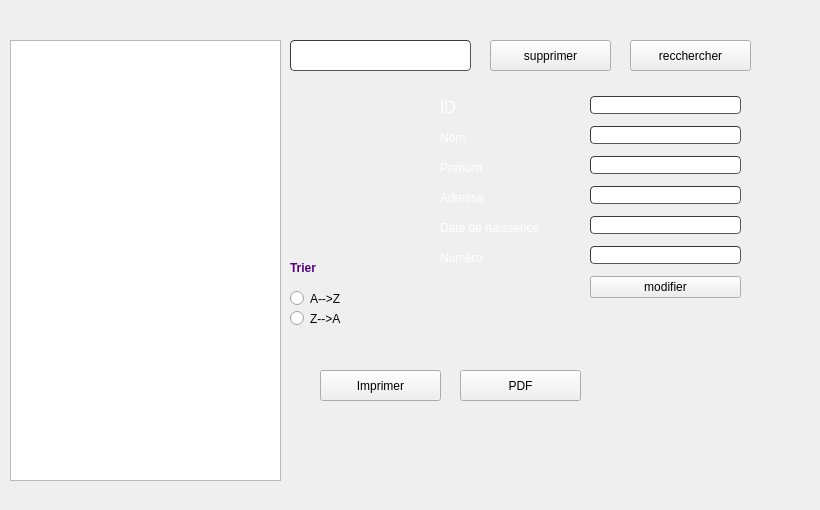
     <widget class="QWidget" name="afficher">
      <attribute name="title">
       <string>liste des employés</string>
      </attribute>
      <widget class="QTableView" name="tableView_empl">
       <property name="geometry">
        <rect>
         <x>10</x>
         <y>40</y>
         <width>271</width>
         <height>441</height>
        </rect>
       </property>
      </widget>
      <widget class="QPushButton" name="pushButton_2">
       <property name="geometry">
        <rect>
         <x>490</x>
         <y>40</y>
         <width>121</width>
         <height>31</height>
        </rect>
       </property>
       <property name="text">
        <string>supprimer</string>
       </property>
       <property name="icon">
        <iconset resource="ressources.qrc">
         <normaloff>:/img/ressources/127960661_183172423452732_4500599527248670551_n.png</normaloff>:/img/ressources/127960661_183172423452732_4500599527248670551_n.png</iconset>
       </property>
      </widget>
      <widget class="QLineEdit" name="lineEdit_7">
       <property name="geometry">
        <rect>
         <x>290</x>
         <y>40</y>
         <width>181</width>
         <height>31</height>
        </rect>
       </property>
       <property name="styleSheet">
        <string notr="true">border-width: 1px; border-radius: 4px;
color: rgb(255, 255, 255);
	border-color: rgb(58, 58, 58);
	border-style: inset;
	padding: 0 8px;

	selection-background-color: rgb(187, 187, 187);
	selection-color: rgb(60, 63, 65);</string>
       </property>
       <property name="placeholderText">
        <string>recherche/supprimer</string>
       </property>
      </widget>
      <widget class="QWidget" name="verticalLayoutWidget">
       <property name="geometry">
        <rect>
         <x>580</x>
         <y>80</y>
         <width>171</width>
         <height>239</height>
        </rect>
       </property>
       <layout class="QVBoxLayout" name="verticalLayout" stretch="0,0,0,0,0,0,0">
        <property name="leftMargin">
         <number>10</number>
        </property>
        <property name="topMargin">
         <number>10</number>
        </property>
        <property name="rightMargin">
         <number>10</number>
        </property>
        <property name="bottomMargin">
         <number>10</number>
        </property>
        <item>
         <widget class="QLineEdit" name="lineEdit_16">
          <property name="styleSheet">
           <string notr="true">border-width: 1px; border-radius: 4px;
color: rgb(255, 255, 255);
	border-color: rgb(58, 58, 58);
	border-style: inset;
	padding: 0 8px;

	selection-background-color: rgb(187, 187, 187);
	selection-color: rgb(60, 63, 65);</string>
          </property>
          <property name="placeholderText">
           <string>ID (de 6 chiffres)</string>
          </property>
         </widget>
        </item>
        <item>
         <widget class="QLineEdit" name="lineEdit_17">
          <property name="styleSheet">
           <string notr="true">border-width: 1px; border-radius: 4px;
color: rgb(255, 255, 255);
	border-color: rgb(58, 58, 58);
	border-style: inset;
	padding: 0 8px;

	selection-background-color: rgb(187, 187, 187);
	selection-color: rgb(60, 63, 65);</string>
          </property>
          <property name="placeholderText">
           <string>NOM</string>
          </property>
         </widget>
        </item>
        <item>
         <widget class="QLineEdit" name="lineEdit_18">
          <property name="styleSheet">
           <string notr="true">border-width: 1px; border-radius: 4px;
color: rgb(255, 255, 255);
	border-color: rgb(58, 58, 58);
	border-style: inset;
	padding: 0 8px;

	selection-background-color: rgb(187, 187, 187);
	selection-color: rgb(60, 63, 65);</string>
          </property>
          <property name="placeholderText">
           <string>PRENOM</string>
          </property>
         </widget>
        </item>
        <item>
         <widget class="QLineEdit" name="lineEdit_19">
          <property name="styleSheet">
           <string notr="true">border-width: 1px; border-radius: 4px;
color: rgb(255, 255, 255);
	border-color: rgb(58, 58, 58);
	border-style: inset;
	padding: 0 8px;

	selection-background-color: rgb(187, 187, 187);
	selection-color: rgb(60, 63, 65);</string>
          </property>
          <property name="placeholderText">
           <string>ADRESSE</string>
          </property>
         </widget>
        </item>
        <item>
         <widget class="QLineEdit" name="lineEdit_20">
          <property name="styleSheet">
           <string notr="true">border-width: 1px; border-radius: 4px;
color: rgb(255, 255, 255);
	border-color: rgb(58, 58, 58);
	border-style: inset;
	padding: 0 8px;

	selection-background-color: rgb(187, 187, 187);
	selection-color: rgb(60, 63, 65);</string>
          </property>
          <property name="placeholderText">
           <string>DD/MM/YYYY</string>
          </property>
         </widget>
        </item>
        <item>
         <widget class="QLineEdit" name="lineEdit_21">
          <property name="styleSheet">
           <string notr="true">border-width: 1px; border-radius: 4px;
color: rgb(255, 255, 255);
	border-color: rgb(58, 58, 58);
	border-style: inset;
	padding: 0 8px;

	selection-background-color: rgb(187, 187, 187);
	selection-color: rgb(60, 63, 65);</string>
          </property>
          <property name="placeholderText">
           <string>NUMERO</string>
          </property>
         </widget>
        </item>
        <item>
         <widget class="QPushButton" name="pushButton_modif">
          <property name="text">
           <string>modifier</string>
          </property>
          <property name="icon">
           <iconset resource="ressources.qrc">
            <normaloff>:/img/ressources/128586817_297996038251568_153686129387149344_n.png</normaloff>:/img/ressources/128586817_297996038251568_153686129387149344_n.png</iconset>
          </property>
         </widget>
        </item>
       </layout>
      </widget>
      <widget class="QPushButton" name="pushButton_modi">
       <property name="geometry">
        <rect>
         <x>630</x>
         <y>40</y>
         <width>121</width>
         <height>31</height>
        </rect>
       </property>
       <property name="text">
        <string>recchercher</string>
       </property>
       <property name="icon">
        <iconset resource="ressources.qrc">
         <normaloff>:/img/ressources/icons8-google-web-recherche-50.png</normaloff>:/img/ressources/icons8-google-web-recherche-50.png</iconset>
       </property>
      </widget>
      <widget class="QLabel" name="label_14">
       <property name="geometry">
        <rect>
         <x>440</x>
         <y>90</y>
         <width>121</width>
         <height>36</height>
        </rect>
       </property>
       <property name="font">
        <font>
         <family>MS Shell Dlg 2</family>
         <pointsize>11</pointsize>
         <weight>9</weight>
         <italic>false</italic>
         <bold>false</bold>
        </font>
       </property>
       <property name="styleSheet">
        <string notr="true">font: 75 11pt &quot;MS Shell Dlg 2&quot;;</string>
       </property>
       <property name="text">
        <string>&lt;html&gt;&lt;head/&gt;&lt;body&gt;&lt;p&gt;&lt;span style=&quot; font-size:12pt; font-weight:400; color:#ffffff;&quot;&gt;ID&lt;/span&gt;&lt;/p&gt;&lt;/body&gt;&lt;/html&gt;</string>
       </property>
      </widget>
      <widget class="QLabel" name="label_15">
       <property name="geometry">
        <rect>
         <x>440</x>
         <y>120</y>
         <width>121</width>
         <height>36</height>
        </rect>
       </property>
       <property name="styleSheet">
        <string notr="true">font: 75 11pt &quot;MS Shell Dlg 2&quot;;</string>
       </property>
       <property name="text">
        <string>&lt;html&gt;&lt;head/&gt;&lt;body&gt;&lt;p&gt;&lt;span style=&quot; font-weight:400; color:#ffffff;&quot;&gt;Nom&lt;/span&gt;&lt;/p&gt;&lt;/body&gt;&lt;/html&gt;</string>
       </property>
      </widget>
      <widget class="QLabel" name="label_16">
       <property name="geometry">
        <rect>
         <x>440</x>
         <y>150</y>
         <width>121</width>
         <height>36</height>
        </rect>
       </property>
       <property name="styleSheet">
        <string notr="true">font: 75 11pt &quot;MS Shell Dlg 2&quot;;</string>
       </property>
       <property name="text">
        <string>&lt;html&gt;&lt;head/&gt;&lt;body&gt;&lt;p&gt;&lt;span style=&quot; font-weight:400; color:#ffffff;&quot;&gt;Prenom&lt;/span&gt;&lt;/p&gt;&lt;/body&gt;&lt;/html&gt;</string>
       </property>
      </widget>
      <widget class="QLabel" name="label_17">
       <property name="geometry">
        <rect>
         <x>440</x>
         <y>180</y>
         <width>121</width>
         <height>36</height>
        </rect>
       </property>
       <property name="styleSheet">
        <string notr="true">font: 75 11pt &quot;MS Shell Dlg 2&quot;;</string>
       </property>
       <property name="text">
        <string>&lt;html&gt;&lt;head/&gt;&lt;body&gt;&lt;p&gt;&lt;span style=&quot; font-weight:400; color:#ffffff;&quot;&gt;Adresse&lt;/span&gt;&lt;/p&gt;&lt;/body&gt;&lt;/html&gt;</string>
       </property>
      </widget>
      <widget class="QLabel" name="label_18">
       <property name="geometry">
        <rect>
         <x>440</x>
         <y>210</y>
         <width>141</width>
         <height>36</height>
        </rect>
       </property>
       <property name="styleSheet">
        <string notr="true">font: 75 11pt &quot;MS Shell Dlg 2&quot;;</string>
       </property>
       <property name="text">
        <string>&lt;html&gt;&lt;head/&gt;&lt;body&gt;&lt;p&gt;&lt;span style=&quot; font-weight:400; color:#ffffff;&quot;&gt;Date de naissence&lt;/span&gt;&lt;/p&gt;&lt;/body&gt;&lt;/html&gt;</string>
       </property>
      </widget>
      <widget class="QLabel" name="label_19">
       <property name="geometry">
        <rect>
         <x>440</x>
         <y>240</y>
         <width>131</width>
         <height>36</height>
        </rect>
       </property>
       <property name="styleSheet">
        <string notr="true">font: 75 11pt &quot;MS Shell Dlg 2&quot;;</string>
       </property>
       <property name="text">
        <string>&lt;html&gt;&lt;head/&gt;&lt;body&gt;&lt;p&gt;&lt;span style=&quot; font-weight:400; color:#ffffff;&quot;&gt;Numéro&lt;/span&gt;&lt;/p&gt;&lt;/body&gt;&lt;/html&gt;</string>
       </property>
      </widget>
      <widget class="QRadioButton" name="radioButton">
       <property name="geometry">
        <rect>
         <x>290</x>
         <y>290</y>
         <width>82</width>
         <height>17</height>
        </rect>
       </property>
       <property name="text">
        <string>A--&gt;Z</string>
       </property>
      </widget>
      <widget class="QRadioButton" name="radioButton_2">
       <property name="geometry">
        <rect>
         <x>290</x>
         <y>310</y>
         <width>82</width>
         <height>17</height>
        </rect>
       </property>
       <property name="text">
        <string>Z--&gt;A</string>
       </property>
      </widget>
      <widget class="QLabel" name="label_20">
       <property name="geometry">
        <rect>
         <x>290</x>
         <y>250</y>
         <width>121</width>
         <height>36</height>
        </rect>
       </property>
       <property name="styleSheet">
        <string notr="true">font: 75 11pt &quot;MS Shell Dlg 2&quot;;</string>
       </property>
       <property name="text">
        <string>&lt;html&gt;&lt;head/&gt;&lt;body&gt;&lt;p&gt;&lt;span style=&quot; font-weight:600; color:#55007f;&quot;&gt;Trier&lt;/span&gt;&lt;/p&gt;&lt;/body&gt;&lt;/html&gt;</string>
       </property>
      </widget>
      <widget class="QPushButton" name="pushButton_imprimer">
       <property name="geometry">
        <rect>
         <x>320</x>
         <y>370</y>
         <width>121</width>
         <height>31</height>
        </rect>
       </property>
       <property name="text">
        <string>Imprimer</string>
       </property>
       <property name="icon">
        <iconset resource="ressources.qrc">
         <normaloff>:/img/ressources/128411451_681880159137485_1506548420732995776_n.png</normaloff>:/img/ressources/128411451_681880159137485_1506548420732995776_n.png</iconset>
       </property>
      </widget>
      <widget class="QPushButton" name="pushButton_pdf">
       <property name="geometry">
        <rect>
         <x>460</x>
         <y>370</y>
         <width>121</width>
         <height>31</height>
        </rect>
       </property>
       <property name="text">
        <string>PDF</string>
       </property>
       <property name="icon">
        <iconset resource="ressources.qrc">
         <normaloff>:/img/ressources/pngegg.png</normaloff>:/img/ressources/pngegg.png</iconset>
       </property>
      </widget>
      <widget class="QLabel" name="label_8">
       <property name="geometry">
        <rect>
         <x>0</x>
         <y>0</y>
         <width>811</width>
         <height>501</height>
        </rect>
       </property>
       <property name="text">
        <string/>
       </property>
       <property name="pixmap">
        <pixmap>../../../employee-engagement.jpg</pixmap>
       </property>
      </widget>
      <zorder>label_8</zorder>
      <zorder>tableView_empl</zorder>
      <zorder>pushButton_2</zorder>
      <zorder>lineEdit_7</zorder>
      <zorder>verticalLayoutWidget</zorder>
      <zorder>pushButton_modi</zorder>
      <zorder>label_14</zorder>
      <zorder>label_15</zorder>
      <zorder>label_16</zorder>
      <zorder>label_17</zorder>
      <zorder>label_18</zorder>
      <zorder>label_19</zorder>
      <zorder>radioButton</zorder>
      <zorder>radioButton_2</zorder>
      <zorder>label_20</zorder>
      <zorder>pushButton_imprimer</zorder>
      <zorder>pushButton_pdf</zorder>
     </widget>
